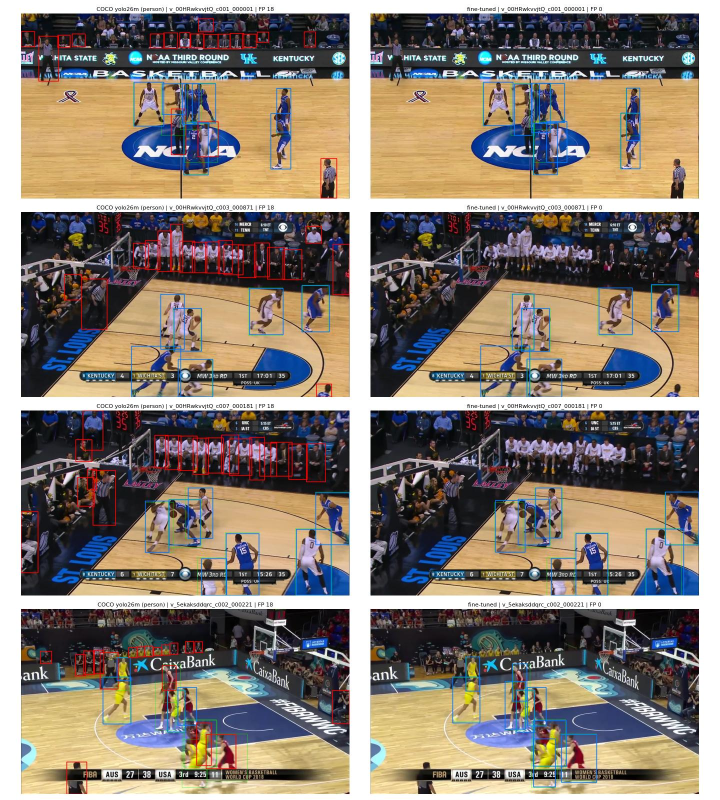
#> input picture experiments/011_player_detector/test_side_by_side.jpg, 1440 x 1600 px (shown at 1/2 size)
$ python -i gmc.py   (imports and definitions only)
#> lines starting #> are read from the running program, lines starting #| are printed output that depends on the picture
#> further down, picture is the input picture: shape (1600, 1440, 3); mean B, G, R 115, 125.8, 136.3
"""Global Motion Compensation (GMC): estimate how the CAMERA moved.

Broadcast basketball cameras pan to follow the ball and zoom on plays. If the
camera pans 40 px to the right, every player appears to move 40 px to the
left even when standing still. A Kalman filter that ignores this predicts
boxes in the wrong place, IoU drops to zero, and tracks are lost.

Method (sparse, fast, CPU-friendly):
  1. Detect good corner features in the previous frame.
  2. Mask out the players: they move on their own and would bias the estimate.
     What remains is mostly court, ads and crowd = the static background.
  3. Track the corners into the current frame with pyramidal Lucas-Kanade.
  4. Fit a similarity transform (rotation + uniform scale + translation)
     with RANSAC to reject outliers.

The resulting 2x3 matrix is applied to every track's Kalman state before
association (see ``KalmanFilterXYWH.apply_affine``).
"""

from __future__ import annotations

import cv2
import numpy as np

IDENTITY = np.array([[1.0, 0.0, 0.0], [0.0, 1.0, 0.0]])


class SparseOpticalFlowGMC:
    def __init__(self, downscale: int = 2) -> None:
        self.downscale = max(1, int(downscale))
        self._prev_gray: np.ndarray | None = None
        self._prev_pts: np.ndarray | None = None

    def reset(self) -> None:
        self._prev_gray, self._prev_pts = None, None

    def _prepare(self, frame: np.ndarray) -> np.ndarray:
        gray = cv2.cvtColor(frame, cv2.COLOR_BGR2GRAY) if frame.ndim == 3 else frame
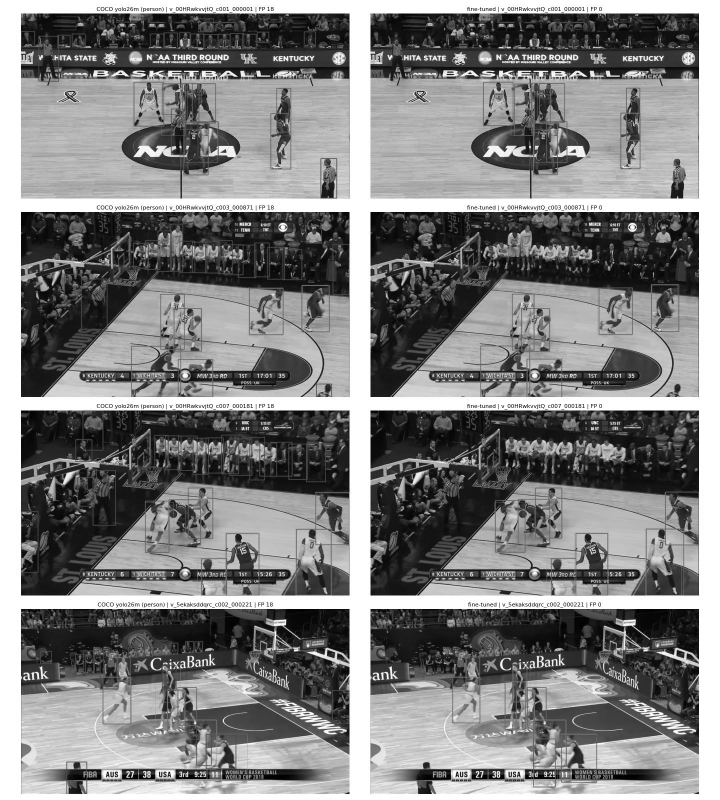
#> gray: shape (1600, 1440) (shown at 1/2 size); min 0, max 255, mean 127.7
        if self.downscale > 1:
            h, w = gray.shape[:2]
#> h = 1600; w = 1440
            gray = cv2.resize(gray, (w // self.downscale, h // self.downscale))
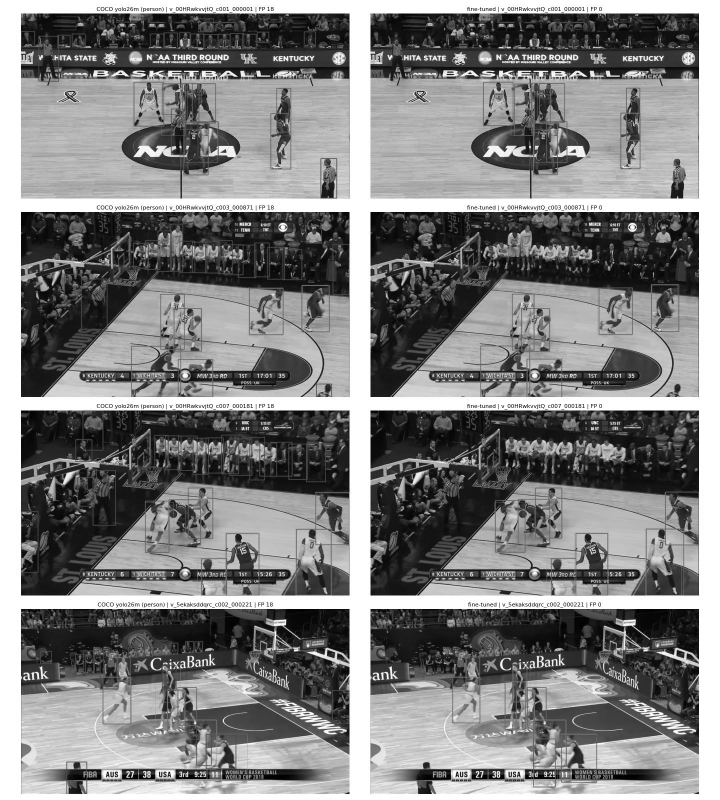
#> gray: shape (800, 720); min 0, max 255, mean 127.8
        return gray

    def _features(self, gray: np.ndarray, boxes: np.ndarray | None) -> np.ndarray | None:
        mask = np.full(gray.shape, 255, dtype=np.uint8)
        # Ignore a thin border (logos, letterboxing) ...
        h, w = gray.shape
#> h = 800; w = 720
        mask[: int(0.02 * h), :] = 0
        mask[int(0.98 * h) :, :] = 0
        # ... and every detected player.
        if boxes is not None and len(boxes):
            for x1, y1, x2, y2 in (np.asarray(boxes) / self.downscale).astype(int):
                mask[max(y1, 0) : max(y2, 0), max(x1, 0) : max(x2, 0)] = 0
        return cv2.goodFeaturesToTrack(
            gray, maxCorners=1000, qualityLevel=0.01, minDistance=1, blockSize=3, mask=mask
        )

    def apply(self, frame: np.ndarray, boxes: np.ndarray | None = None) -> np.ndarray:
        """Return the 2x3 affine mapping previous-frame pixels to this frame."""
        gray = self._prepare(frame)
        affine = IDENTITY.copy()

        if self._prev_gray is not None and self._prev_pts is not None and len(self._prev_pts) > 10:
            next_pts, status, _ = cv2.calcOpticalFlowPyrLK(
                self._prev_gray, gray, self._prev_pts, None
            )
            ok = status.reshape(-1) == 1
            prev_ok, next_ok = self._prev_pts[ok], next_pts[ok]
            if len(prev_ok) > 10:
                est, _ = cv2.estimateAffinePartial2D(
                    prev_ok, next_ok, method=cv2.RANSAC, ransacReprojThreshold=3.0
                )
                if est is not None:
                    affine = est
                    # The matrix was estimated on a downscaled image: only the
                    # translation needs to be scaled back (R is scale-free).
                    affine[:, 2] *= self.downscale

        # Features for the NEXT call are taken on the current frame.
        self._prev_gray = gray
        self._prev_pts = self._features(gray, boxes)
#> self._prev_pts = 1000 rows, first 8: [21, 212], [698, 212], [698, 609], [21, 609], [21, 396], [21, 411], [371, 610], [371, 213]
        return affine

>>> import cv2
>>> picture = cv2.imread('../../../experiments/011_player_detector/test_side_by_side.jpg')
>>> result = SparseOpticalFlowGMC().apply(picture)
#> result = [[1, 0, 0], [0, 1, 0]]
